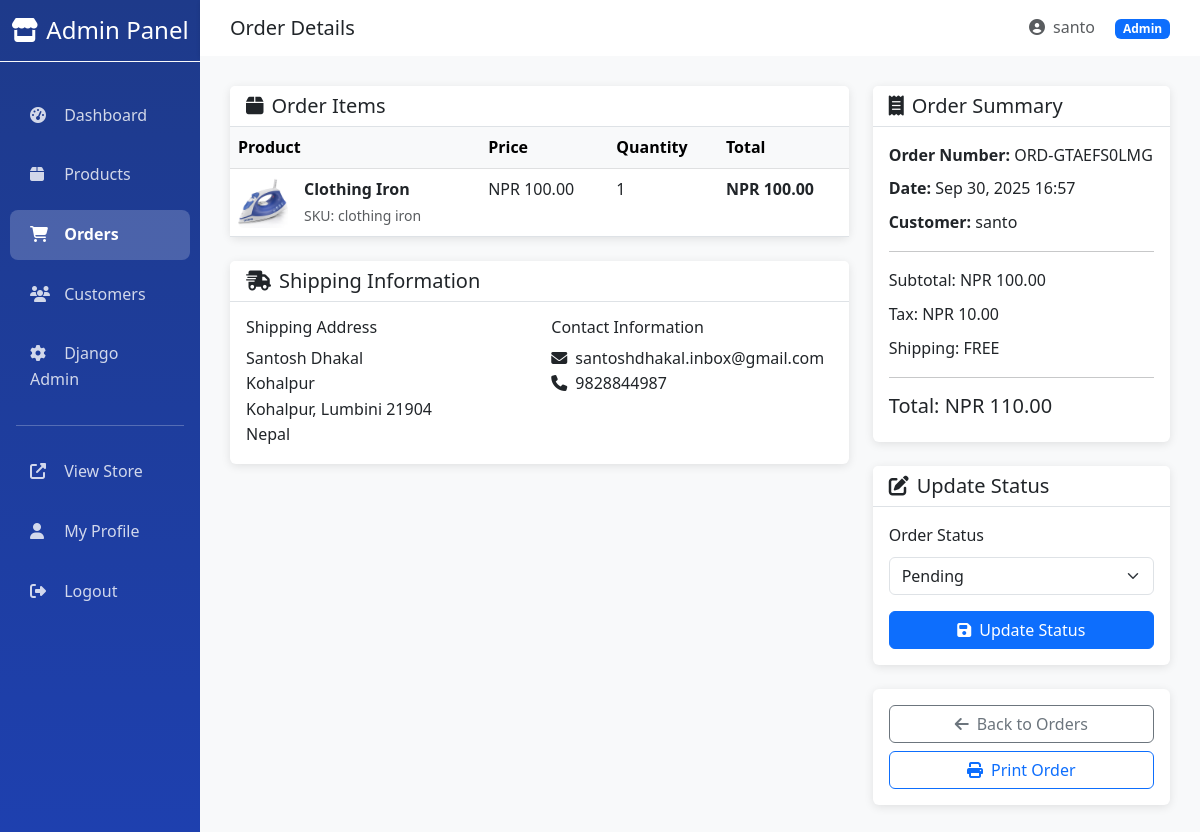
Page /dashboard/orders/ORD-GTAEFS0LMG/ (signed in) on the earlier database version.
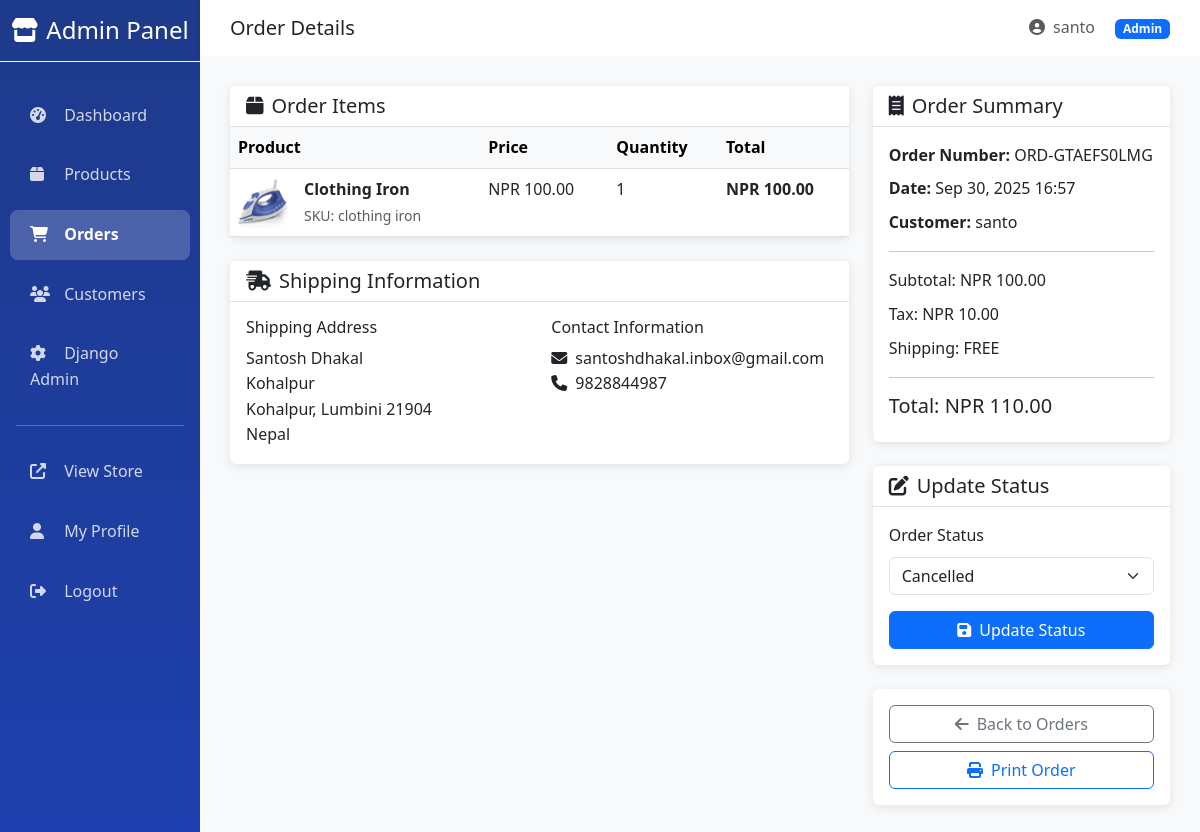
Same page on the later database version.
### orders/models.py (models this page shows, shortened)
class Order(models.Model):
    ORDER_STATUS_CHOICES = [
        ('pending', 'Pending'),
        ('processing', 'Processing'),
        ('shipped', 'Shipped'),
        ('delivered', 'Delivered'),
        ('cancelled', 'Cancelled'),
        ('refunded', 'Refunded'),
    ]
    PAYMENT_STATUS_CHOICES = [
        ('pending', 'Pending'),
        ('completed', 'Completed'),
        ('failed', 'Failed'),
        ('refunded', 'Refunded'),
    ]
    PAYMENT_METHOD_CHOICES = [
        ('cod', 'Cash on Delivery'),
        ('esewa', 'eSewa'),
    ]
    order_number = models.CharField(max_length=50, unique=True, editable=False)
    user = models.ForeignKey(User, on_delete=models.CASCADE, related_name='orders')
    status = models.CharField(max_length=20, choices=ORDER_STATUS_CHOICES, default='pending')
    payment_status = models.CharField(max_length=20, choices=PAYMENT_STATUS_CHOICES, default='pending')
    payment_method = models.CharField(max_length=20, choices=PAYMENT_METHOD_CHOICES, default='cod')  # Add this field
    shipping_full_name = models.CharField(max_length=200)
    shipping_email = models.EmailField()
    shipping_phone = models.CharField(max_length=20)
    shipping_address_line1 = models.CharField(max_length=255)
    shipping_address_line2 = models.CharField(max_length=255, blank=True)
    shipping_city = models.CharField(max_length=100)
    shipping_state = models.CharField(max_length=100)
    shipping_postal_code = models.CharField(max_length=20)
    shipping_country = models.CharField(max_length=100)
    subtotal = models.DecimalField(max_digits=10, decimal_places=2)
    tax_amount = models.DecimalField(max_digits=10, decimal_places=2)
    shipping_cost = models.DecimalField(max_digits=10, decimal_places=2, default=Decimal('0.00'))
    total_amount = models.DecimalField(max_digits=10, decimal_places=2)
    order_notes = models.TextField(blank=True)
    created_at = models.DateTimeField(auto_now_add=True)
    updated_at = models.DateTimeField(auto_now=True)
    class Meta:
        ordering = ['-created_at']
        indexes = [
            models.Index(fields=['-created_at']),
            models.Index(fields=['order_number']),
            models.Index(fields=['user', '-created_at']),
        ]

### dashboard/views.py (the view, shortened to what this page needs)
# urls.py: path('orders/<str:order_number>/', views.order_detail, name='order_detail'),
@staff_member_required
def order_detail(request, order_number):
    order = get_object_or_404(Order, order_number=order_number)
    return render(request, 'dashboard/orders/detail.html', {'order': order})

### orders/models.py (called while the page is built)
    @property
    def total_price(self):
        return self.product_price * self.quantity

### shopping_cart/cart_manager.py (called while the page is built)
    def _get_or_create_cart(self):
        if self.request.user.is_authenticated:
            cart, created = Cart.objects.get_or_create(user=self.request.user)
        else:
            if not self.request.session.session_key:
                self.request.session.create()
            session_key = self.request.session.session_key
            cart, created = Cart.objects.get_or_create(session_key=session_key)
        return cart

    def get_cart_data(self):
        items = self.cart.items.select_related('product').all()
        return {
            'cart': self.cart,
            'items': items,
            'total_items': self.cart.total_items,
            'subtotal': self.cart.subtotal,
            'tax': self.cart.tax_amount,
            'total': self.cart.total,
        }

### shopping_cart/models.py (called while the page is built)
    @property
    def total_items(self):
        return sum(item.quantity for item in self.items.all())

    @property
    def subtotal(self):
        return sum(item.total_price for item in self.items.all())

    @property
    def tax_amount(self):
        return self.subtotal * Decimal('0.10')

### templates/dashboard/orders/detail.html (shortened to what the changed rows need)
{% extends 'dashboard/base.html' %}
{% block content %}
<div class="row g-4">
    <div class="col-lg-8">
        <div class="card mb-4">
            <div class="card-body p-0">
                <div class="table-responsive">
                    <table class="table table-hover mb-0">
                        <thead class="table-light">
                            <tr>
                                <th>Product</th>
                                <th>Price</th>
                                <th>Quantity</th>
                                <th>Total</th>
                            </tr>
                        </thead>
                    </table>
                </div>
            </div>
        </div>
        <div class="card">
            <div class="card-body">
                <div class="row">
                    <div class="col-md-6">
                        <h6>Shipping Address</h6>
                        <p class="mb-0">
                            {{ order.shipping_full_name }}<br>
                            {{ order.shipping_address_line1 }}<br>
                            {{ order.shipping_city }}, {{ order.shipping_state }} {{ order.shipping_postal_code }}<br>
                            {{ order.shipping_country }}
                        </p>
                    </div>
                    <div class="col-md-6">
                        <h6>Contact Information</h6>
                        <p class="mb-0">
                            <i class="fas fa-envelope me-2"></i>{{ order.shipping_email }}<br>
                            <i class="fas fa-phone me-2"></i>{{ order.shipping_phone }}
                        </p>
                    </div>
                </div>
            </div>
        </div>
    </div>
    <div class="col-lg-4">
        <div class="card mb-4">
            <div class="card-body">
                <p class="mb-2"><strong>Order Number:</strong> {{ order.order_number }}</p>
                <p class="mb-2"><strong>Date:</strong> {{ order.created_at|date:"M d, Y H:i" }}</p>
                <p class="mb-2"><strong>Customer:</strong> {{ order.user.username }}</p>
                <hr>
                <p class="mb-2">Subtotal: NPR {{ order.subtotal }}</p>
                <p class="mb-2">Tax: NPR {{ order.tax_amount }}</p>
                <p class="mb-2">Shipping: {% if order.shipping_cost == 0 %}FREE{% else %}NPR {{ order.shipping_cost }}{% endif %}</p>
                <hr>
                <h5>Total: NPR {{ order.total_amount }}</h5>
            </div>
        </div>
        <div class="card mb-4">
            <div class="card-body">
                <form method="POST">
                    <div class="mb-3">
                        <label class="form-label">Order Status</label>
                        <select name="status" class="form-select">
                            <option value="pending" {% if order.status == 'pending' %}selected{% endif %}>Pending</option>
                            <option value="cancelled" {% if order.status == 'cancelled' %}selected{% endif %}>Cancelled</option>
                        </select>
                    </div>
                </form>
            </div>
        </div>
    </div>
</div>
{% endblock %}

Differences in the rows shown:
changed Order "Santosh Dhakal": status "Pending" → "Cancelled"
